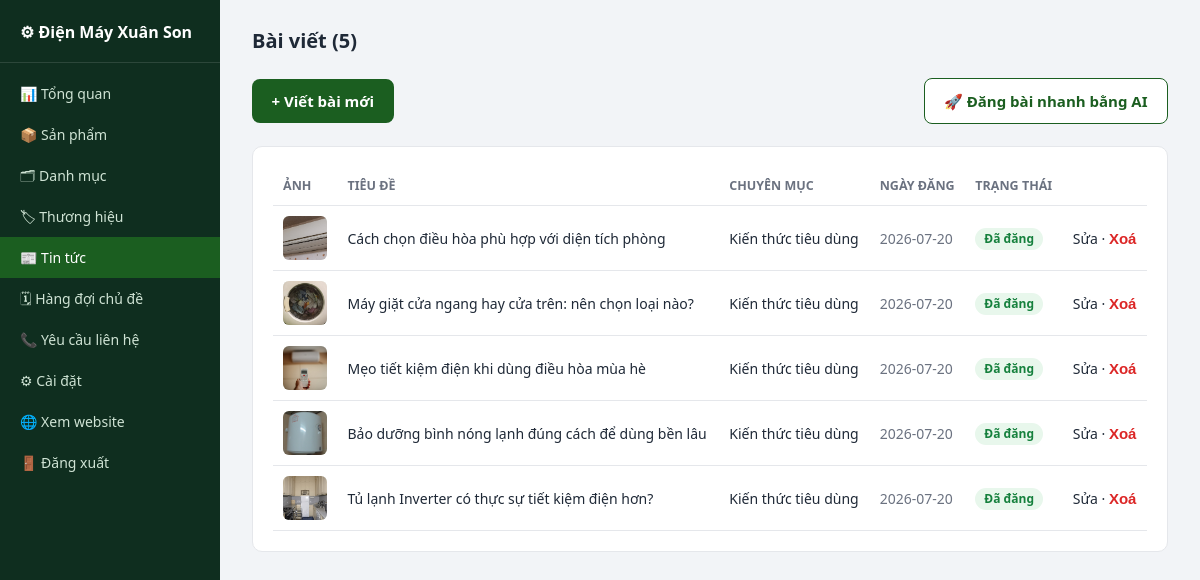
Before: /admin/tin-tuc (signed in) with the older database file.
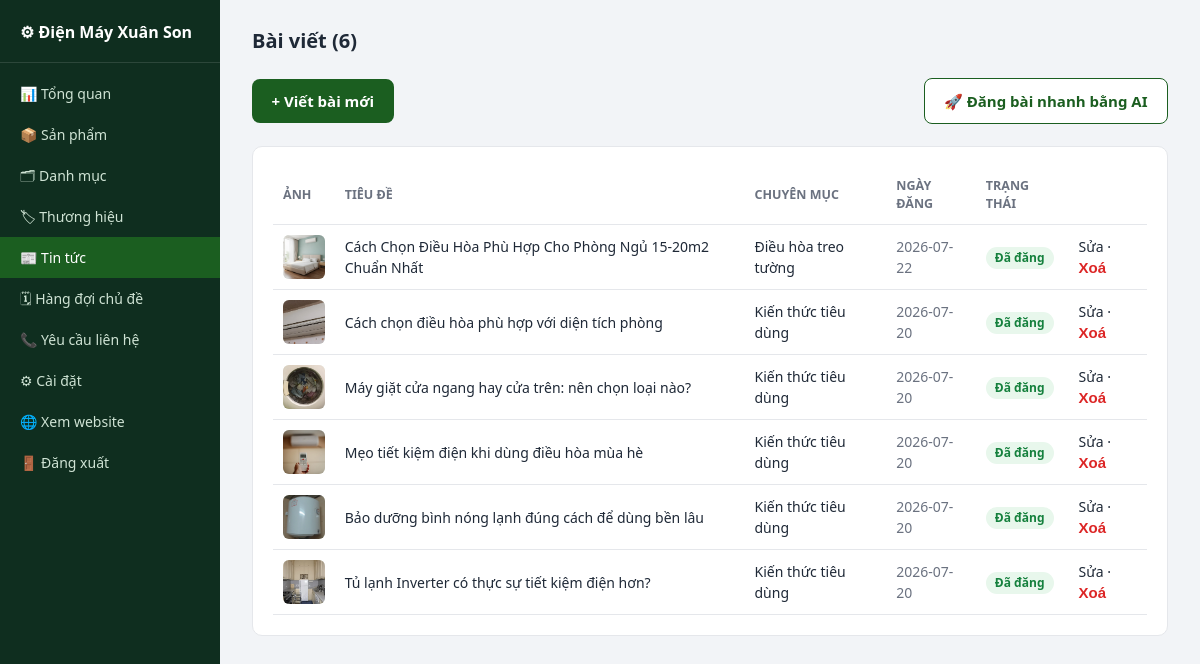
After: the same page with the newer database file.
### tables this page shows
CREATE TABLE articles (
    id INTEGER PRIMARY KEY AUTOINCREMENT,
    title TEXT NOT NULL,
    slug TEXT NOT NULL UNIQUE,
    image TEXT DEFAULT '',
    excerpt TEXT DEFAULT '',
    content TEXT DEFAULT '',
    category TEXT DEFAULT 'Kiến thức tiêu dùng',
    published INTEGER DEFAULT 1,
    created_at TEXT NOT NULL
, meta_title TEXT DEFAULT '', meta_description TEXT DEFAULT '', keyword TEXT DEFAULT '', related_product_ids TEXT DEFAULT '');

### app.py (the view)
@app.route("/admin/tin-tuc")
@login_required
def admin_articles():
    return render_template("admin/articles.html", articles=db.list_articles_admin())

### app.py (called while the page is built)
@app.before_request
def load_common():
    g.settings = db.load_settings()
    g.nav_categories = db.list_categories()

@app.context_processor
def inject_globals():
    return {"settings": g.settings, "nav_categories": g.nav_categories}

def login_required(view):
    from functools import wraps
    @wraps(view)
    def wrapped(*args, **kwargs):
        if not session.get("admin"):
            return redirect(url_for("admin_login", next=request.path))
        return view(*args, **kwargs)
    return wrapped

### db.py (called while the page is built)
@contextmanager
def get_conn():
    conn = sqlite3.connect(DB_PATH)
    conn.row_factory = sqlite3.Row
    conn.execute("PRAGMA foreign_keys = ON")
    try:
        yield conn
        conn.commit()
    finally:
        conn.close()

def load_settings_raw() -> dict:
    try:
        with open(SETTINGS_PATH, encoding="utf-8") as f:
            data = json.load(f)
        merged = dict(DEFAULT_SETTINGS)
        merged.update(data)
        return merged
    except (OSError, json.JSONDecodeError):
        return dict(DEFAULT_SETTINGS)

def list_articles_admin():
    with get_conn() as c:
        return c.execute("SELECT * FROM articles ORDER BY created_at DESC").fetchall()

### templates/admin/articles.html (shortened to what this page needs)
{% extends "admin/base.html" %}
{% block heading %}Bài viết ({{ articles|length }}){% endblock %}
{% block content %}
<div class="admin-topbar">
  <a href="{{ url_for('admin_article_new') }}" class="btn btn-primary">+ Viết bài mới</a>
  <a href="{{ url_for('admin_publish_now_page') }}" class="btn btn-outline">🚀 Đăng bài nhanh bằng AI</a>
</div>
<div class="admin-card">
  <table class="admin-table">
    <thead><tr><th>Ảnh</th><th>Tiêu đề</th><th>Chuyên mục</th><th>Ngày đăng</th><th>Trạng thái</th><th></th></tr></thead>
    <tbody>
      {% for a in articles %}
      <tr>
        <td>
          {% if a.image %}<img class="thumb" src="{{ url_for('static', filename=a.image) }}" alt="">
          {% else %}<span class="thumb" style="display:flex;align-items:center;justify-content:center">📰</span>{% endif %}
        </td>
        <td><a href="{{ url_for('admin_article_edit', article_id=a.id) }}">{{ a.title }}</a></td>
        <td>{{ a.category }}</td>
        <td class="muted">{{ a.created_at[:10] }}</td>
        <td>{% if a.published %}<span class="tag tag-ok">Đã đăng</span>{% else %}<span class="tag tag-done">Nháp</span>{% endif %}</td>
        <td>
          <a href="{{ url_for('admin_article_edit', article_id=a.id) }}">Sửa</a> ·
          <form class="inline-form" method="post" action="{{ url_for('admin_article_delete', article_id=a.id) }}"
                onsubmit="return confirm('Xoá bài viết này?');">
            <button type="submit" class="btn" style="padding:0;background:none;color:var(--danger);font-weight:600">Xoá</button>
          </form>
        </td>
      </tr>
      {% else %}
      <tr><td colspan="6" class="muted">Chưa có bài viết nào.</td></tr>
      {% endfor %}
    </tbody>
  </table>
</div>
{% endblock %}

Changed rows visible on the page:
added articles: image (picture), title "Cách Chọn Điều Hòa Phù Hợp Cho Phòng Ngủ 15-20m2 Chuẩn Nhất", category "Điều hòa treo tường", created_at "2026-07-22", published "Đã đăng"
changed articles "Cách chọn điều hòa phù hợp với diện tích phòng": image: a different picture
changed articles "Máy giặt cửa ngang hay cửa trên: nên chọn loại nào?": image: a different picture
changed articles "Mẹo tiết kiệm điện khi dùng điều hòa mùa hè": image: a different picture
changed articles "Bảo dưỡng bình nóng lạnh đúng cách để dùng bền lâu": image: a different picture
changed articles "Tủ lạnh Inverter có thực sự tiết kiệm điện hơn?": image: a different picture
Other visible differences:
{{ articles|length }}: "5" → "6"
